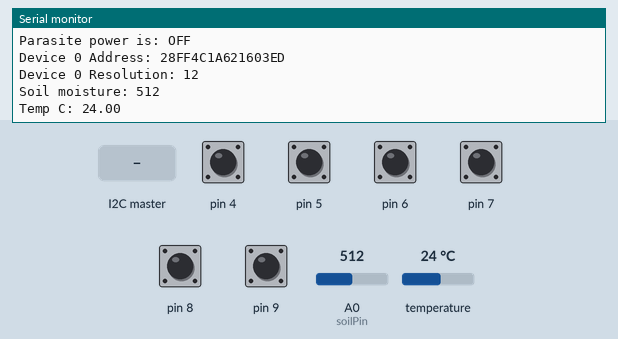
This sketch was run on a simulated Arduino Uno, built with avr-gcc and run on an emulated ATmega328P. Parts: the last lines printed to the serial monitor. The test bench sets the inputs (shaded band); at power-on: pin 4–9 HIGH, temperature 24 °C, A0 (soilPin) = 512.

Above: at 1.4 s.
1.5 s: the I2C master sends the byte 1
At 2.3 s:
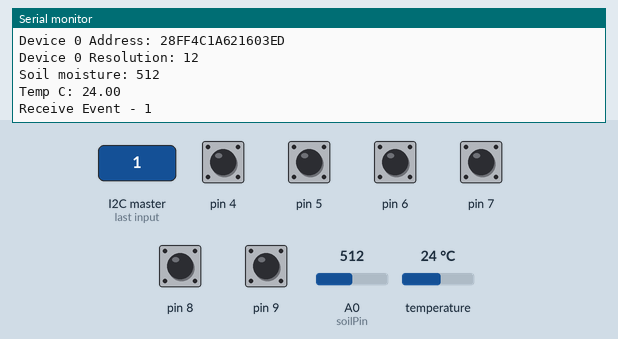
4.5 s: temperature set to 19 °C
At 5.2 s:
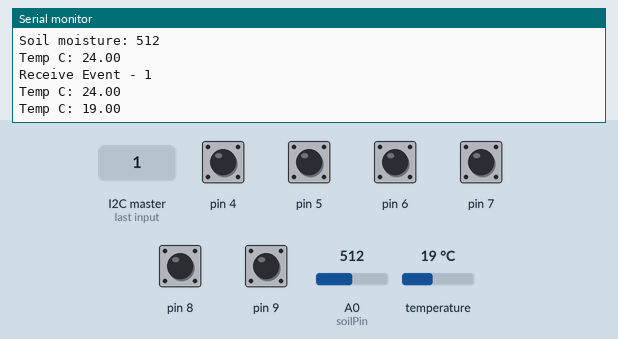

Measured:
- after the input at 1.5 s, the serial monitor: prints a new line at once (image 1)
- after the input at 4.5 s, the serial monitor: prints a new line at once (image 2)

The sketch:

arduino_temperature_i2c_slave.ino
```cpp
// Include the libraries we need
#include <OneWire.h>
#include <Wire.h>
#include <DallasTemperature.h>

// Data wire is plugged into port 2 on the Arduino
#define ONE_WIRE_BUS 2

#define RESET_PIN 11

int soilPower = 13;
int soilPin = A0;

// Setup a oneWire instance to communicate with any OneWire devices (not just Maxim/Dallas temperature ICs)
OneWire oneWire(ONE_WIRE_BUS);

// Pass our oneWire reference to Dallas Temperature.
DallasTemperature sensors(&oneWire);

// arrays to hold device address
DeviceAddress insideThermometer;

float last_temperature = 0;
int32_t raw_temperature = 0;
uint16_t soil_moisture = 0;
int loop_counter = 0;

/*
   Setup function. Here we do the basics
*/
void setup(void)
{
  // start serial port
  Serial.begin(9600);
  Serial.println("Dallas Temperature IC Control Library Demo");

  /** Use GPIOs 4 through 9 to represent the different I2C addresses.
   * This gives us 6 bits of addresses, 64 different options.
   * GPIOs 4 through 9 are configured with internal pullups,
   * so to select an address in hardware, simply connect those pins to ground.
   * Read GPIOs 4 through 9, not them, right shift by 3, then add to the base address.
   *
   * Example: I2C Address 0x2B
   * 0x2B - 0x08 = 0x23
   * 0x23 = 0b00100011
   * GPIO Value:987654
   * Not each bit and connect 9, 5 and 4 to ground.
   */
  uint8_t base_address = 0x08;
  pinMode(4, INPUT_PULLUP);
  pinMode(5, INPUT_PULLUP);
  pinMode(6, INPUT_PULLUP);
  pinMode(7, INPUT_PULLUP);
  pinMode(8, INPUT_PULLUP);
  pinMode(9, INPUT_PULLUP);

  uint8_t address = 0;
  address |= digitalRead(4) << 0;
  address |= digitalRead(5) << 1;
  address |= digitalRead(6) << 2;
  address |= digitalRead(7) << 3;
  address |= digitalRead(8) << 4;
  address |= digitalRead(9) << 5;

  address = ~address & 0x3F;
  address += base_address;

  // Setup I2C Slave
  Serial.print("I2C Address: 0x");
  Serial.println(address, HEX);
  Wire.begin(address); // Set my slave I2C address from GPIO Inputs
  Wire.onRequest(requestEvent);
  Wire.onReceive(receiveEvent);

  pinMode(soilPower, OUTPUT);//Set D7 as an OUTPUT
  digitalWrite(soilPower, LOW);//Set to LOW so no power is flowing through the sensor

  digitalWrite(RESET_PIN, HIGH);
  pinMode(RESET_PIN, OUTPUT);

  // locate devices on the bus
  Serial.print("Locating devices...");
  sensors.begin();
  Serial.print("Found ");
  Serial.print(sensors.getDeviceCount(), DEC);
  Serial.println(" devices.");

  // report parasite power requirements
  Serial.print("Parasite power is: ");
  if (sensors.isParasitePowerMode()) Serial.println("ON");
  else Serial.println("OFF");

  // Assign address manually. The addresses below will beed to be changed
  // to valid device addresses on your bus. Device address can be retrieved
  // by using either oneWire.search(deviceAddress) or individually via
  // sensors.getAddress(deviceAddress, index)
  // Note that you will need to use your specific address here
  //insideThermometer = { 0x28, 0x1D, 0x39, 0x31, 0x2, 0x0, 0x0, 0xF0 };

  // Method 1:
  // Search for devices on the bus and assign based on an index. Ideally,
  // you would do this to initially discover addresses on the bus and then
  // use those addresses and manually assign them (see above) once you know
  // the devices on your bus (and assuming they don't change).
  if (!sensors.getAddress(insideThermometer, 0)) Serial.println("Unable to find address for Device 0");

  // method 2: search()
  // search() looks for the next device. Returns 1 if a new address has been
  // returned. A zero might mean that the bus is shorted, there are no devices,
  // or you have already retrieved all of them. It might be a good idea to
  // check the CRC to make sure you didn't get garbage. The order is
  // deterministic. You will always get the same devices in the same order
  //
  // Must be called before search()
  //oneWire.reset_search();
  // assigns the first address found to insideThermometer
  //if (!oneWire.search(insideThermometer)) Serial.println("Unable to find address for insideThermometer");

  // show the addresses we found on the bus
  Serial.print("Device 0 Address: ");
  printAddress(insideThermometer);
  Serial.println();

  // set the resolution to 9 bit (Each Dallas/Maxim device is capable of several different resolutions)
  sensors.setResolution(insideThermometer, 12);

  Serial.print("Device 0 Resolution: ");
  Serial.print(sensors.getResolution(insideThermometer), DEC);
  Serial.println();

  soil_moisture = readSoil();
  Serial.print("Soil moisture: ");
  Serial.println(soil_moisture);
}

// function to print the temperature for a device
void printTemperature(DeviceAddress deviceAddress)
{
  // method 2 - faster
  float tempC = sensors.getTempC(deviceAddress);
  Serial.print("Temp C: ");
  Serial.print(tempC);
  Serial.print(" Temp F: ");
  Serial.println(DallasTemperature::toFahrenheit(tempC)); // Converts tempC to Fahrenheit
}
bool reset_now = false;
/*
   Main function. It will request the tempC from the sensors and display on Serial.
*/
void loop(void)
{
  // call sensors.requestTemperatures() to issue a global temperature
  // request to all devices on the bus
  sensors.requestTemperatures(); // Send the command to get temperatures

  // It responds almost immediately. Let's print out the data
  last_temperature = sensors.getTempC(insideThermometer);
  Serial.print("Temp C: ");
  Serial.println(last_temperature);
  // Convert last temperature into an integer. Resolution is 1/16th of a degree C
  raw_temperature = last_temperature * 10000;
  if (++loop_counter % 50 == 0)
  {
    soil_moisture = readSoil();
    Serial.print("Soil moisture: ");
    Serial.println(soil_moisture);
    loop_counter = 0;
  }

  delay(1000);
  if (reset_now)
  {
    delay(2000);
    digitalWrite(RESET_PIN, LOW);
  }
}

// function to print a device address
void printAddress(DeviceAddress deviceAddress)
{
  for (uint8_t i = 0; i < 8; i++)
  {
    if (deviceAddress[i] < 16) Serial.print("0");
    Serial.print(deviceAddress[i], HEX);
  }
}

//This is a function used to get the soil moisture content
uint16_t readSoil()
{
  static constexpr uint8_t SAMPLES_TO_AVERAGE = 10;
  uint32_t running_average = 0;
  digitalWrite(soilPower, HIGH);//turn D7 "On"

  // Read 10 times
  for(uint8_t i = 0; i < SAMPLES_TO_AVERAGE; i++)
  {
    delay(10);//wait 10 milliseconds
    running_average += analogRead(soilPin);//Read the SIG value form sensor
  }
  uint16_t val = running_average/10;
  digitalWrite(soilPower, LOW);//turn D7 "Off"
  return val;//send current moisture value
}

// function that executes whenever data is requested by master
// this function is registered as an event, see setup()
void requestEvent() {
  int cmd_id = Wire.read();
  Serial.println("Request Event: " + String(cmd_id));
  switch (cmd_id)
  {
    case 0x55:
      // Test case
      Wire.write(cmd_id);
      break;
    case 0x01:
      // Read One Wire
      Wire.write((byte *)&raw_temperature, sizeof(raw_temperature));
      //reset_now = true;
      break;
    case 0x02:
      // Read Soil Moisture Sensor
      Wire.write((byte *)&soil_moisture, sizeof(soil_moisture));
      //reset_now = true;
      break;
    default:
      // Error
      break;
  }
}

void receiveEvent(int num_bytes)
{
  Serial.println("Receive Event - " + String(num_bytes));
}
```
